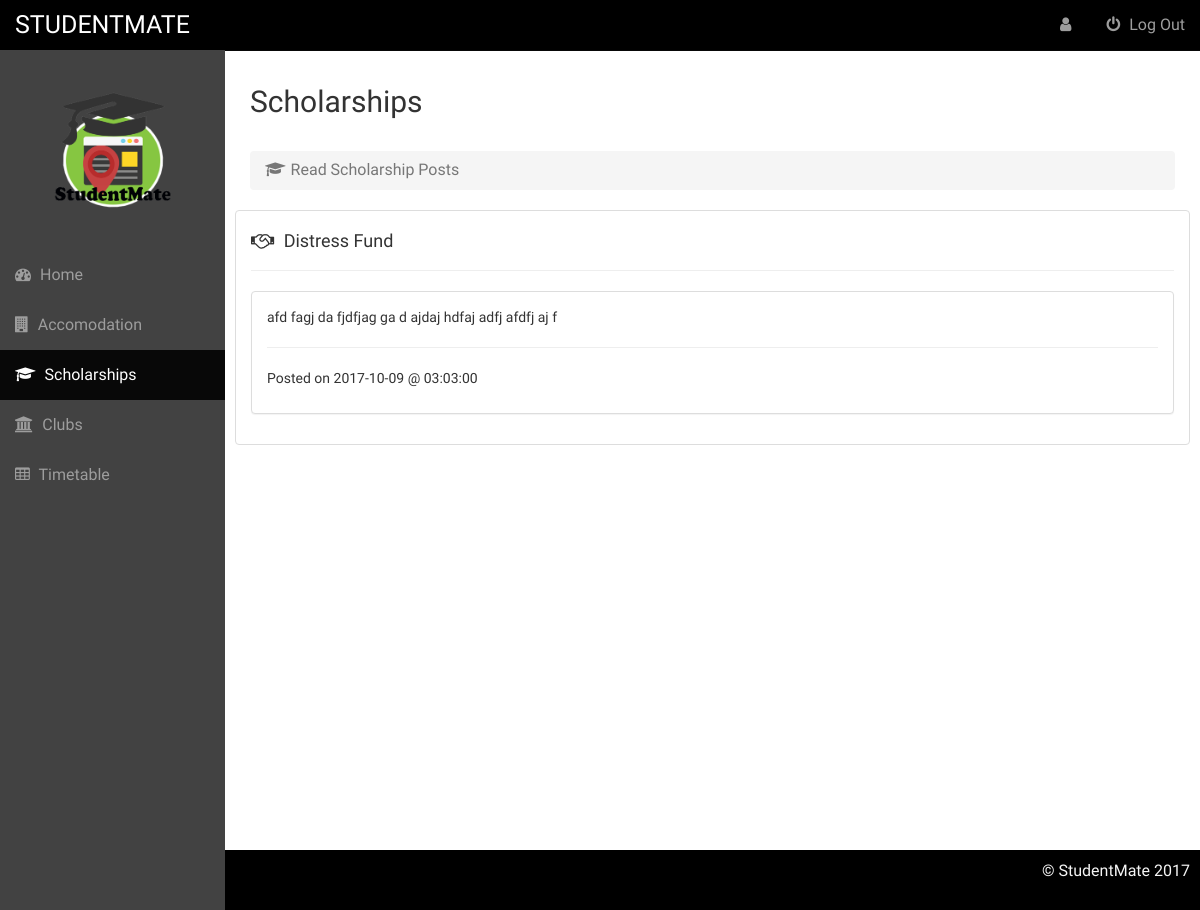
/index.php/users/userScholarships, run on the app's committed database.
### tables this page shows
CREATE TABLE `schols` (
  `sc_id` int(10) NOT NULL,
  `sc_title` varchar(100) NOT NULL,
  `sc_des` varchar(300) NOT NULL,
  `sc_date` date NOT NULL,
  `sc_time` time NOT NULL
);

### application/controllers/Users.php (called while the page is built, shortened)
<?php
class Users extends CI_Controller{
        public function __construct()
        {
				$this->load->model('User_model');
        }
        public function userScholarships() {
          $data['schols'] = $this->User_model->getSchols();
          $this->load->view('pages/User/scholarships_page', $data);
        }
}
?>

### index.php (called while the page is built, shortened)
<?php
require_once BASEPATH.'core/CodeIgniter.php';

### application/models/User_model.php (called while the page is built, shortened)
<?php
class User_model extends CI_Model {
    public function getSchols() {
        $this->db->select('*');
        $this->db->from('schols');
        $this->db->order_by('sc_id','DESC');
        $query = $this->db->get();
        return $query->result();
    }
}
?>

### application/views/pages/User/scholarships_page.php (the view, shortened to what this page needs)
<!DOCTYPE html>
<html>
    <head>
        <link rel="stylesheet" href="<?php echo base_url(); ?>assets/css/bootstrap.min.css">
        <link rel="stylesheet" href="<?php echo base_url(); ?>assets/css/home.css">
        <link rel="stylesheet" href="<?php echo base_url(); ?>assets/font-awesome/css/font-awesome.min.css">
    </head>
  <body>
    <div id="wrapper">
        <nav class="navbar navbar-inverse navbar-fixed-top" role="navigation">
        <div class="navbar-header">
          <a class="navbar-brand" href="<?php echo site_url('Users/userHome') ?>" style="font-size: 25px;">STUDENTMATE</a>
        </div>
        <div class="collapse navbar-collapse navbar-ex1-collapse">
          <ul class="nav navbar-nav side-nav">
              <img src="<?php echo base_url() ?>assets/images/logoNew.png" alt="logo" class="logo">
            <li><a href="<?php echo site_url("Users/userHome") ?>"><i class="fa fa-dashboard"></i> Home</a></li>
            <li><a href="<?php echo site_url("Users/userAccommodation") ?>#"><i class="fa fa-building"></i> Accomodation</a></li>
            <li class="active"><a href="#"><i class="fa fa-graduation-cap"></i> Scholarships</a></li>
            <li><a href="<?php echo site_url("Users/userClubs") ?>"><i class="fa fa-university"></i> Clubs</a></li>
            <li><a href="bootstrap-elements.html"><i class="fa fa-table"></i> Timetable</a></li>
          </ul>
          <ul class="nav navbar-nav navbar-right navbar-user" style="color: black;">
                <li><a href="<?php echo site_url('Users/userProfile') ?>"><i class="fa fa-user"></i> <?php echo $_SESSION['username'];?></a></li>
                <li><a href="<?php echo base_url('Users/signout'); ?>"><i class="fa fa-power-off"></i> Log Out</a></li>
          </ul>
        </div>
      </nav>
      <div id="page-wrapper">
        <div class="row">
            <div class="col-lg-12">
              <h2>Scholarships</h2><br>
              <ol class="breadcrumb">
                <li class="active"><i class="fa fa-graduation-cap"></i>Read Scholarship Posts</li>
              </ol>
              <?php if (count($schols)): ?>
              <?php foreach ($schols as $row): ?>
              <div class="row">
                <ul class="list-group">
                  <li class="list-group-item">
                    <h4><i class="fa fa-handshake-o"></i> <?php echo $row->sc_title; ?></h4>
                    <hr>
                    <div class='panel panel-default'>
                      <div class='panel-body'>
                        <p><?php echo $row->sc_des; ?></p>
                        <hr>
                        <p>Posted on <?php echo $row->sc_date; ?> @ <?php echo $row->sc_time; ?></p>
                      </div>
                    </div>
                  </li>
                </ul>
              </div>
              <?php endforeach; ?>
              <?php else: ?>
              <center><p style="margin: 20px;">No scholarship posts</p></center>
              <?php endif ?>
          </div>
        </div>
      </div>
    <footer>
        <p class="text-right">&copy StudentMate 2017</p>
    </footer>
  </body>
</html>

### assets/css/home.css (style rules this page uses)
body { margin-top: 50px; font-size: 16px; font-family: 'Source Sans Pro', sans-serif; }
#wrapper { padding-left: 0; }
#page-wrapper { width: 100%; padding: 5px 15px; min-height: 800px; }
footer { background-color: black; height: 60px; }
.text-right { padding-top: 10px; padding-right: 10px; color: whitesmoke; }
.fa { padding-right: 5px !important; }
.logo { width:200px; height:200px; margin: auto; display: block; margin-bottom: 40px; }
.panel-body p { font-size: 14px; }
@media (min-width:768px) { .logo { width:80px; height:80px; margin: auto; display: block; margin-bottom: 40px; } }
@media (min-width:768px) { #wrapper { padding-left: 225px; } }
@media (min-width:768px) { #page-wrapper { padding: 15px 25px; } }
@media (min-width:768px) { .logo { width:120px; height:120px; display: block; margin: auto; margin-bottom: 40px; } }
@media (min-width:768px) { .side-nav { padding-top: 40px; margin-left: -225px; left: 225px; width: 225px; position: fixed; top: 50px; height: 100%; border-radius: 0; border: none; background-color: #424242; overflow-y: auto; } }
@media (min-width:768px) { .side-nav>li>a { width: 225px; } }
@media (min-width:768px) { .navbar-inverse { background-color: black; } }
@media (min-width:768px) { .navbar-collapse { padding-left: 15px !important; padding-right: 15px !important; } }

### data on the page
schols: sc_title "Distress Fund", sc_des "afd fagj da fjdfjag ga d ajdaj hdfaj adfj afdfj aj f", sc_date "2017-10-09", sc_time "03:03:00"
